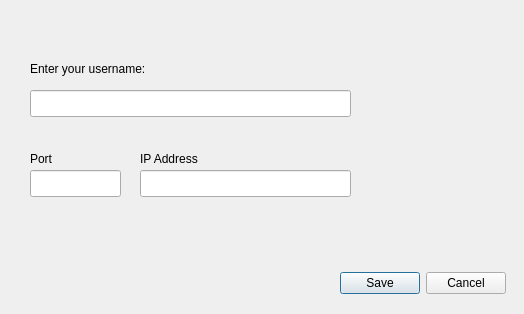
<?xml version="1.0" encoding="UTF-8"?>
<ui version="4.0">
 <class>Dialog</class>
 <widget class="QDialog" name="Dialog">
  <property name="geometry">
   <rect>
    <x>0</x>
    <y>0</y>
    <width>524</width>
    <height>314</height>
   </rect>
  </property>
  <property name="windowTitle">
   <string>Dialog</string>
  </property>
  <widget class="QLabel" name="label">
   <property name="geometry">
    <rect>
     <x>30</x>
     <y>60</y>
     <width>321</width>
     <height>17</height>
    </rect>
   </property>
   <property name="text">
    <string>Enter your username:</string>
   </property>
  </widget>
  <widget class="QLineEdit" name="usernameText">
   <property name="geometry">
    <rect>
     <x>30</x>
     <y>90</y>
     <width>321</width>
     <height>27</height>
    </rect>
   </property>
  </widget>
  <widget class="QLabel" name="label_2">
   <property name="geometry">
    <rect>
     <x>30</x>
     <y>150</y>
     <width>321</width>
     <height>17</height>
    </rect>
   </property>
   <property name="text">
    <string>Port</string>
   </property>
  </widget>
  <widget class="QLineEdit" name="portText">
   <property name="geometry">
    <rect>
     <x>30</x>
     <y>170</y>
     <width>91</width>
     <height>27</height>
    </rect>
   </property>
  </widget>
  <widget class="QLabel" name="label_3">
   <property name="geometry">
    <rect>
     <x>140</x>
     <y>150</y>
     <width>321</width>
     <height>17</height>
    </rect>
   </property>
   <property name="text">
    <string>IP Address</string>
   </property>
  </widget>
  <widget class="QLineEdit" name="ipText">
   <property name="geometry">
    <rect>
     <x>140</x>
     <y>170</y>
     <width>211</width>
     <height>27</height>
    </rect>
   </property>
  </widget>
  <widget class="QDialogButtonBox" name="okayDialogButton">
   <property name="geometry">
    <rect>
     <x>330</x>
     <y>270</y>
     <width>176</width>
     <height>26</height>
    </rect>
   </property>
   <property name="standardButtons">
    <set>QDialogButtonBox::Cancel|QDialogButtonBox::Save</set>
   </property>
  </widget>
 </widget>
 <resources/>
 <connections/>
</ui>
